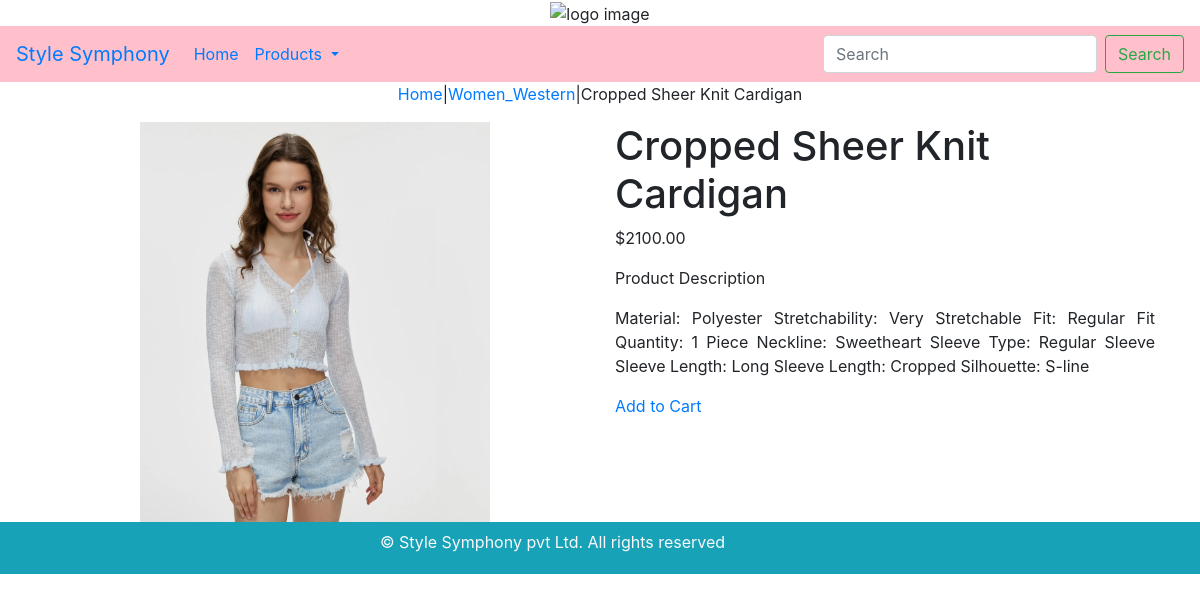
/western/cardigan/, run on the app's committed database.
### shop/models.py (models this page shows, shortened)
class Product(models.Model):
    name=models.CharField(max_length=250 ,unique=True)
    slug=models.SlugField(max_length=250, unique=True)
    description=models.TextField(blank=True)
    price=models.DecimalField(max_digits=10, decimal_places=2)
    image=models.ImageField(upload_to='Product', blank=True)
    category=models.ForeignKey(Category, on_delete=models.CASCADE)
    stock=models.IntegerField()
    available=models.BooleanField(default=True)
    created_at=models.DateTimeField(auto_now_add=True)
    class Meta:
        ordering=('name',)
        verbose_name='product'
        verbose_name_plural='products'

class  Category(models.Model):
    name = models.CharField(max_length=250, unique=True)
    slug = models.SlugField(max_length=250, unique=True)
    description = models.TextField(blank=True)
    image = models.ImageField(upload_to='category', blank=True)
    class Meta:
        ordering =('name',)
        verbose_name='category'
        verbose_name_plural='categories'
    def get_url(self):
        return reverse('product_by_category', args=[self.slug])
    def __str__(self):
        return '{}'.format(self.name)

### shop/views.py (the view)
# urls.py: path('<slug:slug_c>/<slug_p>/' ,views.prod_det, name='product_catdetail'),
def prod_det(request, slug_c, slug_p):
    try:
        product=Product.objects.get(category__slug=slug_c, slug=slug_p)
    except Exception as e:
        raise e
    return render(request, 'product.html', {'product':product})

### shop/context_processors.py (called while the page is built)
def my_links(request):
    links=Category.objects.all()
    return dict(links=links)

### templates/product.html (shortened to what this page needs)
{% extends 'base.html' %}
{% load static %}
{%block content %}
<div class="row">
    <div class="mx-auto">
        <p><a href="{%url 'allproducts' %}">Home</a>|<a href="{{product.category.get_url}}">{{product.category}}</a>|{{product.name}}</p>
    </div>
</div>
<div class="container">
    <div class="row">
        <div class="col-12 col-sm-12 col-md-12 col-lg-6 text-center">
            <div style="min-min-width-18rem">
                <img src="{{product.image.url}}" alt="{{product.name}}" style="height:400px;width:350px">
            </div>
        </div>
        <div class="col-sm-12 col-md-12 col-lg-6">
          <div>
              <h1>{{product.name}}</h1>
              <p>${{product.price}}</p>
              <p>Product Description</p>
              <p class="text-justify">{{product.description}}</p>
              {% if product.stock <= 0 %}
                <p class="text-justify"><b>out of stock</b></p>
              {% else %}
                <a href="{% url 'add_to_cart' product_id=product.id %}">Add to Cart</a>
              {% endif %}
              <br>
              <br>
          </div>
        </div>
    </div>
</div>
{% endblock %}

### data on the page
Product: category "Women_Western", name "Cropped Sheer Knit Cardigan", image (picture), price "2100.00", description "Material: Polyester Stretchability: Very Stretchable Fit: Regular Fit Quantity: 1 Piece Neckline: Sweetheart Sleeve Type: Regular Sleeve Sleeve Length: Long Sleeve Length: Cropped Silhouette: S-line"
